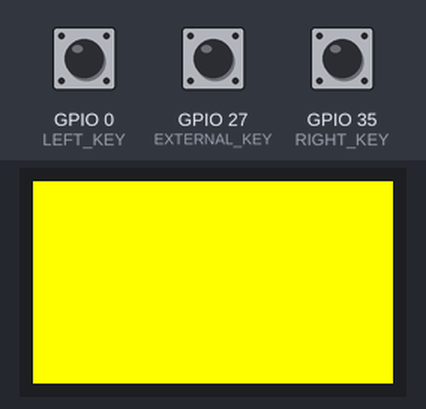
Bench run of a program on a simulated ESP32. Shown: 240×135 colour display. The test bench sets the inputs (shaded band); at power-on: GPIO 27 (EXTERNAL_KEY) HIGH, GPIO 35 (RIGHT_KEY) HIGH, GPIO 0 (LEFT_KEY) HIGH.

Above: at 1.2 s.
1.3 s: GPIO 27 (EXTERNAL_KEY) pulled LOW for 0.15 s
At 2.9 s:
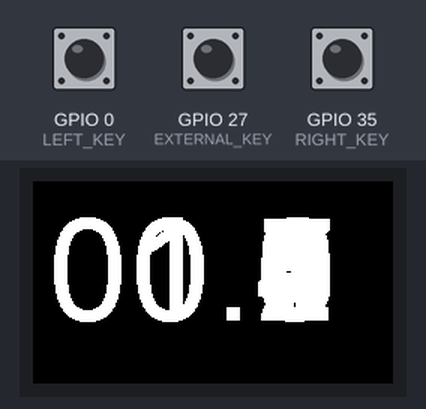
3.1 s: GPIO 35 (RIGHT_KEY) pulled LOW for 0.15 s
At 4.0 s:
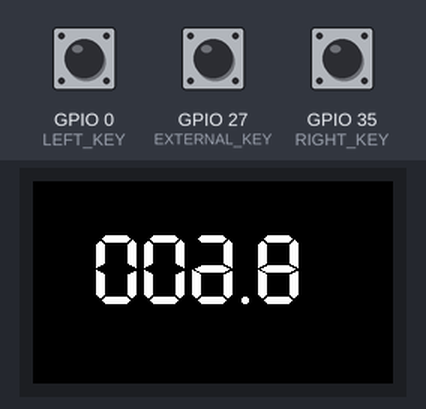
4.9 s: GPIO 35 (RIGHT_KEY) pulled LOW for 1 s
At 7.2 s:
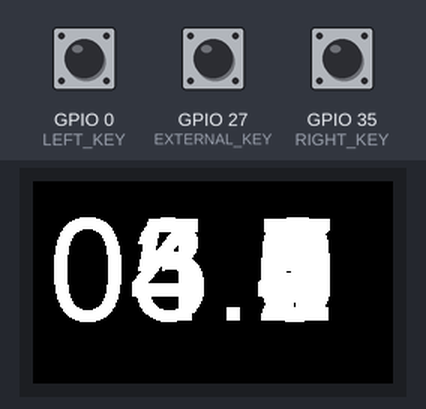
Timing chart, 0 to 8.7 s (numbered marks = the images above; inputs shaded):
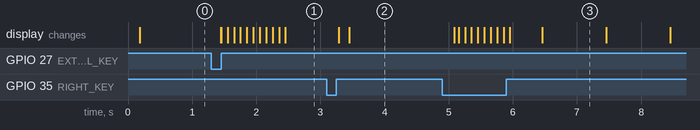

The program:

main.cpp
```cpp
#include <Arduino.h>
#include <TFT_eSPI.h>

#include "main.h"
#include "tft.h"
#include "switches.h"
#include "log.h"


// tasks handlers
TaskHandle_t taskMainHdlr;


// **************************************************************************
void TaskMain(void *pvParameters)
{
    Log("TaskMain started\n");

    while(1)
    {
        // Display mode managing
        bool key_mode_state = GetSwitchState(LEFT_KEY);
        if (key_mode_state)
            DispModeChange();

        bool key_state = GetSwitchState(EXTERNAL_KEY);
        tft_do state = TftGetState();

        switch (state)
        {
        case READY_TO_START:
            if (key_state)
            {
                Log("Goto counting\n");
                TftDo(COUNTING);
            }
            break;
        case COUNTING:
            if (key_state)
            {
                Log("Goto stoped\n");
                TftDo(COUNTING_STOPED);
            }
            break;
        case COUNTING_STOPED:
            if (key_state)
            {
                Log("Goto ready\n");
                TftDo(READY_TO_START);
            }
            break;
        }

        vTaskDelay(100);
    }
}


// **************************************************************************
// LCD: 135 x 240
void setup()
{
    // LogMutex = xSemaphoreCreateMutex();

    Serial.begin(9600);

    xTaskCreatePinnedToCore(TaskLog, "TaskLog", 1024, NULL, 3, &taskLogHdlr, 0);
    xTaskCreatePinnedToCore(TaskTFT, "TaskTFT", 1024, NULL, 3, &taskTftHdlr, 0);
    xTaskCreatePinnedToCore(TaskSwitches, "TaskSwitches", 1024, NULL, 3, &taskSwitchHdlr, 0);
    xTaskCreatePinnedToCore(TaskMain, "TaskMain", 1024, NULL, 3, &taskMainHdlr, 0);

    Log("Tasks created\n");

}   // setup


// **************************************************************************
void loop()
{


}   // loop
```

log.cpp
```cpp
#include <Arduino.h>
#include "main.h"
#include "log.h"

// Define the log message queue length
#define LOG_QUEUE_LENGTH     10

// Define the log message maximum length
#define LOG_MAX_LENGTH       64

TaskHandle_t taskLogHdlr;
static QueueHandle_t logQueue;


// **************************************************************************
void LogString(const char *str)
{
    xQueueSend(logQueue, str, 0);
}


// **************************************************************************
void TaskLog(void *pvParameters)
{
    (void)pvParameters;

    char logMessage[LOG_MAX_LENGTH];
    logQueue = xQueueCreate(LOG_QUEUE_LENGTH, LOG_MAX_LENGTH);

    Log("TaskLog started\n");

    while (1)
    {
        if (xQueueReceive(logQueue, logMessage, portMAX_DELAY) == pdTRUE)
        {
            // Print the log message to the Serial monitor
            Serial.println(logMessage);
        }
    }
    vTaskDelay(100);
}

// **************************************************************************
void Nothing(const char* format, ...)
{

}
```

log.h
```cpp
#ifndef _LOG_H_
#define _LOG_H_

#define USE_LOGS            0

#if USE_LOGS
    #define Log(str)        LogString(str)
#else
    #define Log             Nothing
#endif

extern TaskHandle_t taskLogHdlr;

void TaskLog(void *pvParameters);
void LogString(const char *str);
void Nothing(const char* format, ...);

#endif
```

main.h
```cpp
#ifndef _MAIN_H_
#define _MAIN_H_

// void Log(const char* format, ...);

#endif
```

switches.cpp
```cpp
#include <Arduino.h>
#include "switches.h"
#include "main.h"
#include "log.h"

TaskHandle_t taskSwitchHdlr;

static bool button_left = false;
static bool button_right = false;
static bool button_external = false;

bool GetSwitchState(uint8_t sw)
{
    uint8_t state = false;
    switch (sw)
    {
    case LEFT_KEY:
        state = button_left;
        button_left = false;
    case RIGHT_KEY:
        state = button_right;
        button_right = false;
        break;
    case EXTERNAL_KEY:
        state = button_external;
        button_external = false;
        break;
    }

    return state;
}

void TaskSwitches(void *pvParameters)
{
    (void)pvParameters;

    pinMode(LEFT_KEY, INPUT_PULLUP);
    pinMode(RIGHT_KEY, INPUT_PULLUP);
    pinMode(EXTERNAL_KEY, INPUT_PULLUP);

    while (1)
    {
    static bool button_left_prev = false;
    static bool button_right_prev = false;
    static bool button_external_prev = false;

        if (digitalRead(LEFT_KEY) == 0)
        {
            if (button_left_prev == false)
                button_left = true;

            button_left_prev = true;
        }
        else
        {
            button_left_prev = false;
        }

        if (digitalRead(RIGHT_KEY) == 0)
        {
            if (button_right_prev == false)
                button_right = true;

            button_right_prev = true;
        }
        else
        {
            button_right_prev = false;
        }

        if (digitalRead(EXTERNAL_KEY) == 0)
        {
            if (button_external_prev == false)
                button_external = true;

            button_external_prev = true;
        }
        else
        {
            button_external_prev = false;
        }

        vTaskDelay(100);
    }

}
```

switches.h
```cpp
#ifndef _SWITCHES_H_
#define _SWITCHES_H_

#define LEFT_KEY        0
#define RIGHT_KEY       35
#define EXTERNAL_KEY    27

extern TaskHandle_t taskSwitchHdlr;

bool GetSwitchState(uint8_t sw);
void TaskSwitches(void *pvParameters);


#endif
```

tft.cpp
```cpp
#include <Arduino.h>
#include <TFT_eSPI.h>
#include "tft.h"
#include "log.h"
#include "main.h"

static TFT_eSPI tft = TFT_eSPI();
TaskHandle_t taskTftHdlr;
uint8_t tft_mode = 0;

static uint8_t disp_mode = 0;
static bool clear_scr = false;


void DispNumber(int val)        // 0:00 - 99:99
{
    char str[8];
    int dec = val / 10;
    int frac = val % 10;

    if (disp_mode == 0)
    {
        sprintf(str, "%02d.%01d", dec, frac);
        tft.drawString(str, 10, 20, 8);
    }
    else
    {
        sprintf(str, "%03d.%01d", dec, frac);
        tft.drawString(str, 40, 35, 7);
    }
}

void TaskTFT(void *pvParameters)
{
    (void)pvParameters;

    Log("TaskTft started\n");

    tft.init();
    tft.setRotation(1);     // horizontal
    // tft.setRotation(0);        // vertical ?
    tft.fillScreen(TFT_BLACK);

    while (1)
    {
        static int val = 0;

        switch (tft_mode)
        {
        case 0:     // ready to start
            tft.fillScreen(TFT_YELLOW);
            vTaskSuspend(taskTftHdlr);
            break;
        case 1:     // prepare to counting
            val = 0;
            ++tft_mode;
            tft.fillScreen(TFT_BLACK);
            break;
        case 2:     // counting
            {
                TickType_t taskStartTime = xTaskGetTickCount();

                if (clear_scr)
                {
                    clear_scr = 0;
                    tft.fillScreen(TFT_BLACK);
                }

                DispNumber(val);
                if (disp_mode == 0)
                {
                    if (++val >= 999)
                        val = 0;
                }
                else
                {
                    if (++val >= 9999)
                        val = 0;
                }

                TickType_t currentTime = xTaskGetTickCount();
                TickType_t elapsedTime = currentTime - taskStartTime;
                TickType_t desiredDelay = pdMS_TO_TICKS(100);
                if (elapsedTime < desiredDelay)
                {
                    vTaskDelay(desiredDelay - elapsedTime);
                }
            }
            break;

        default:     // disp counted value
            vTaskSuspend(taskTftHdlr);
            break;
        }
    }
}


tft_do TftGetState(void)
{
    switch (tft_mode)
    {
    case 0:
        return READY_TO_START;
    case 1:
    case 2:
        return COUNTING;
    default:
        return COUNTING_STOPED;
    }
}


void TftDo(tft_do what)
{
    switch (what)
    {
    case READY_TO_START:
        tft_mode = 0;
        vTaskResume(taskTftHdlr);
        break;
    case COUNTING:
        tft_mode = 1;
        vTaskResume(taskTftHdlr);
        break;
    case COUNTING_STOPED:
        tft_mode = 3;
        break;
    }
}

void DispModeChange(void)
{
    clear_scr = true;

    if (disp_mode)
        disp_mode = 0;
    else
        disp_mode = 1;
}
```

tft.h
```cpp
#ifndef _TFT_H_
#define _TFT_H_

extern TaskHandle_t taskTftHdlr;

enum tft_do
{
    READY_TO_START,
    COUNTING,
    COUNTING_STOPED,
};


// API functions
void DispNumber(int val);
void TaskTFT(void *pvParameters);
tft_do TftGetState(void);
void TftDo(tft_do what);
void DispModeChange(void);


#endif
```

Measured:
- after the input at 1.3 s, the display: first changes after 0.15 s (image 1 shows a later state)
- after the input at 4.9 s, the display: first changes after 0.19 s (image 3 shows a later state)
- what the display in image 3 shows lasts 1.0 s, from 6.5 s to 7.5 s
